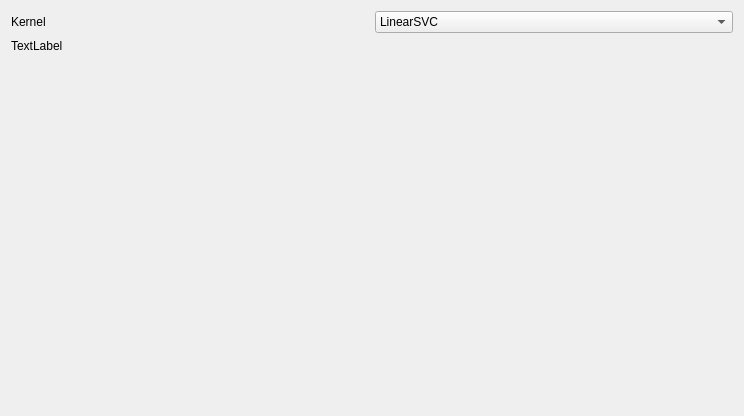
            <widget class="QWidget" name="classifier_page">
             <property name="geometry">
              <rect>
               <x>0</x>
               <y>0</y>
               <width>744</width>
               <height>416</height>
              </rect>
             </property>
             <attribute name="label">
              <string>Count Vectorizer Parmeters</string>
             </attribute>
             <layout class="QGridLayout" name="gridLayout_10">
              <item row="1" column="0">
               <spacer name="verticalSpacer_8">
                <property name="orientation">
                 <enum>Qt::Vertical</enum>
                </property>
                <property name="sizeHint" stdset="0">
                 <size>
                  <width>20</width>
                  <height>40</height>
                 </size>
                </property>
               </spacer>
              </item>
              <item row="0" column="0">
               <layout class="QVBoxLayout" name="verticalLayout_6">
                <item>
                 <layout class="QHBoxLayout" name="horizontalLayout_44">
                  <item>
                   <widget class="QLabel" name="label_35">
                    <property name="text">
                     <string>Kernel</string>
                    </property>
                   </widget>
                  </item>
                  <item>
                   <widget class="QComboBox" name="cb_estimator">
                    <item>
                     <property name="text">
                      <string>LinearSVC</string>
                     </property>
                    </item>
                    <item>
                     <property name="text">
                      <string>NuSVC</string>
                     </property>
                    </item>
                    <item>
                     <property name="text">
                      <string>LinearSVR</string>
                     </property>
                    </item>
                    <item>
                     <property name="text">
                      <string>SVR</string>
                     </property>
                    </item>
                   </widget>
                  </item>
                 </layout>
                </item>
                <item>
                 <layout class="QHBoxLayout" name="horizontalLayout_47">
                  <item>
                   <widget class="QLabel" name="label_36">
                    <property name="text">
                     <string>TextLabel</string>
                    </property>
                   </widget>
                  </item>
                 </layout>
                </item>
               </layout>
              </item>
             </layout>
            </widget>
